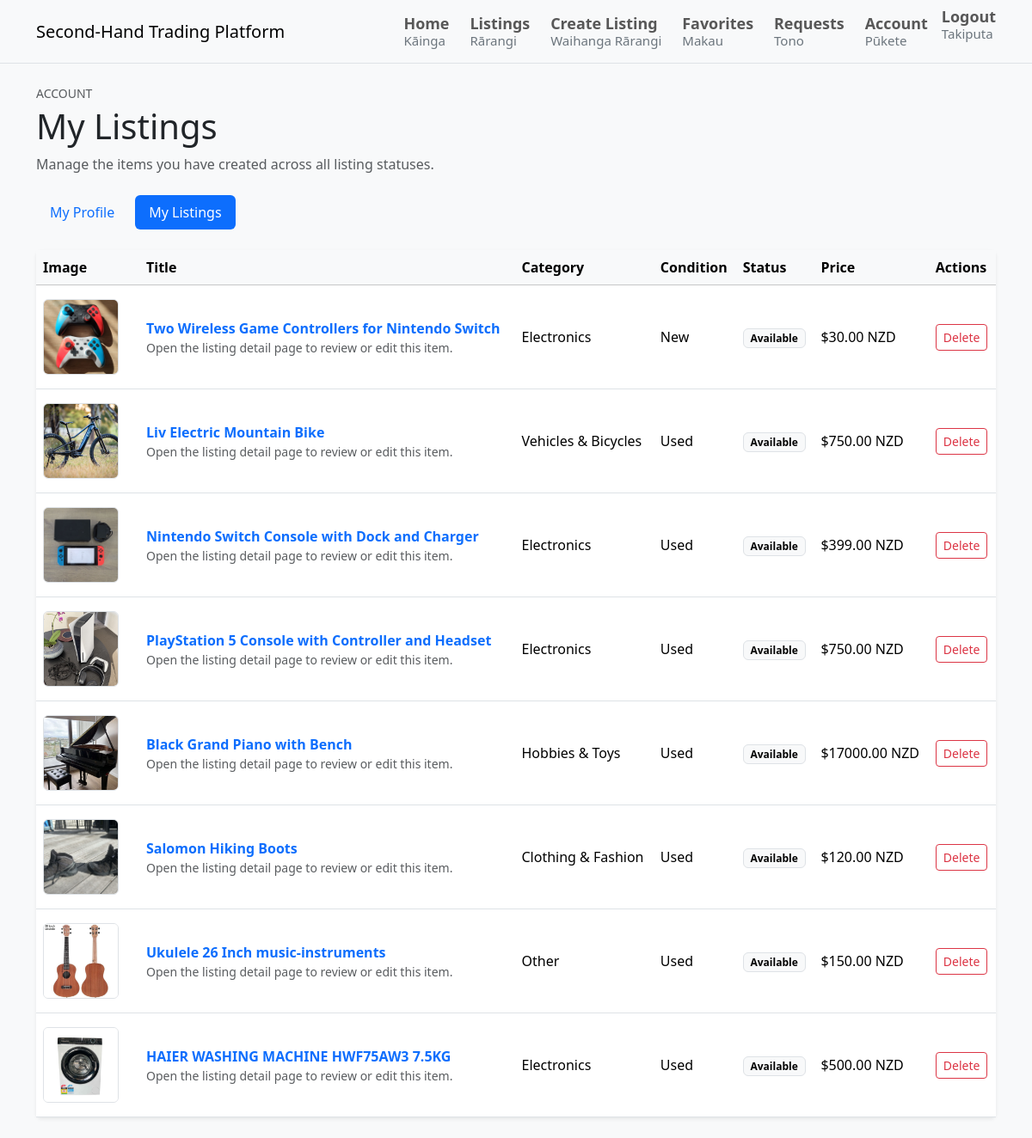
Page /account/listings (signed in) on the committed database.
### tables this page shows
CREATE TABLE listings (
    id INTEGER PRIMARY KEY AUTOINCREMENT,
    seller_id INTEGER NOT NULL,
    category_id INTEGER NOT NULL,
    image_url TEXT NOT NULL,
    title TEXT NOT NULL,
    description TEXT NOT NULL,
    condition TEXT NOT NULL,
    price REAL NOT NULL,
    status TEXT NOT NULL DEFAULT 'available',
    created_at TEXT NOT NULL,
    updated_at TEXT NOT NULL,
    FOREIGN KEY (seller_id) REFERENCES users(id),
    FOREIGN KEY (category_id) REFERENCES categories(id)
);

CREATE TABLE categories (
    id INTEGER PRIMARY KEY AUTOINCREMENT,
    name TEXT NOT NULL
);

### routes/profile_routes.py (the view)
@profile_bp.get("/account/listings")
@marketplace_user_required
def account_listings_page() -> str:
    listings = listing_service.get_user_listings(session["user_id"])
    return render_template(
        "account_listings.html",
        listings=attach_listing_image_sources(listings),
        active_account_section="listings",
    )

### models/db.py (called while the page is built)
def get_db() -> sqlite3.Connection:
    return DatabaseManager().get_connection()

    def __new__(cls):
        if cls._instance is None:
            cls._instance = super().__new__(cls)
        return cls._instance

    def get_connection(self) -> sqlite3.Connection:
        if "db" not in g:
            g.db = sqlite3.connect(current_app.config["DATABASE_PATH"])
            g.db.row_factory = sqlite3.Row
        return g.db

    def close_connection(self) -> None:
        db = g.pop("db", None)
        if db is not None:
            db.close()

### utils/listing_images.py (called while the page is built)
def attach_listing_image_sources(listings: List[Dict[str, Any]]) -> List[Dict[str, Any]]:
    for listing in listings:
        listing["image_src"] = resolve_listing_image_url(listing.get("image_url"))
    return listings

def resolve_listing_image_url(image_url: str) -> str:
    if not image_url:
        return url_for("static", filename="images/listing-placeholder.svg")
    if image_url.startswith(("http://", "https://")):
        return image_url
    normalized_filename = strip_upload_prefix(image_url)
    upload_folder = Path(current_app.config["UPLOAD_FOLDER"])
    if (upload_folder / normalized_filename).is_file():
        return url_for("listings.uploaded_file", filename=normalized_filename)
    legacy_upload_folder = Path(current_app.config["LEGACY_UPLOAD_FOLDER"])
    if (legacy_upload_folder / normalized_filename).is_file():
        return url_for("listings.uploaded_file", filename=normalized_filename)
    return url_for("static", filename="images/listing-placeholder.svg")

def strip_upload_prefix(value: str) -> str:
    prefix = "uploads/"
    if value.startswith(prefix):
        return value[len(prefix):]
    return value

### templates/account_listings.html (shortened to what this page needs)
{% extends "base.html" %}
{% block content %}
<section class="mb-4">
    <p class="text-uppercase small text-muted mb-1">Account</p>
    <h1 class="mb-2">My Listings</h1>
    <p class="text-muted mb-0">
        Manage the items you have created across all listing statuses.
    </p>
</section>
{% include "_account_nav.html" %}
{% if listings %}
    <div class="card border-0 shadow-sm">
        <div class="table-responsive">
            <table class="table align-middle mb-0">
                <thead class="table-light">
                    <tr>
                        <th scope="col">Image</th>
                        <th scope="col">Title</th>
                        <th scope="col">Category</th>
                        <th scope="col">Condition</th>
                        <th scope="col">Status</th>
                        <th scope="col">Price</th>
                        <th scope="col">Actions</th>
                    </tr>
                </thead>
                <tbody>
                    {% for listing in listings %}
                        <tr>
                            <td class="py-3" style="width: 120px;">
                                <a href="{{ url_for('listings.view_listing_detail', listing_id=listing.id) }}">
                                    <img
                                        class="rounded border object-fit-cover"
                                        src="{{ listing.image_src }}"
                                        alt="{{ listing.title }}"
                                        style="width: 88px; height: 88px;"
                                    >
                                </a>
                            </td>
                            <td>
                                <a
                                    class="text-decoration-none fw-semibold"
                                    href="{{ url_for('listings.view_listing_detail', listing_id=listing.id) }}"
                                >
                                    {{ listing.title }}
                                </a>
                                <p class="text-muted small mb-0">
                                    Open the listing detail page to review or edit this item.
                                </p>
                            </td>
                            <td>{{ listing.category_name }}</td>
                            <td>{{ listing.condition_label }}</td>
                            <td>
                                <span class="badge text-bg-light border">
                                    {{ listing.status_label }}
                                </span>
                            </td>
                            <td>${{ listing.price_label }} NZD</td>
                            <td>
                                <form
                                    action="{{ url_for('listings.delete_listing', listing_id=listing.id) }}"
                                    method="post"
                                    onsubmit="return confirm('Delete this listing permanently?');"
                                >
                                    <button class="btn btn-outline-danger btn-sm" type="submit">
                                        Delete
                                    </button>
                                </form>
                            </td>
                        </tr>
                    {% endfor %}
                </tbody>
            </table>
        </div>
    </div>
{% endif %}
{% endblock %}

### templates/base.html (shortened to what this page needs)
<!doctype html>
<html lang="en">
<head>
    <link
        rel="stylesheet"
        href="https://cdn.jsdelivr.net/npm/bootstrap@5.3.3/dist/css/bootstrap.min.css"
    >
    <link rel="stylesheet" href="{{ url_for('static', filename='css/main.css') }}">
</head>
<body>
    <nav class="navbar navbar-expand-lg navbar-light bg-light border-bottom">
        <div class="container">
            <a class="navbar-brand" href="/">Second-Hand Trading Platform</a>
            <div class="navbar-nav gap-2">
                <a class="nav-link nav-link-bilingual" href="/">
                    <span class="nav-link-primary">Home</span>
                    <span class="nav-link-secondary">Kāinga</span>
                </a>
                <a class="nav-link nav-link-bilingual" href="/listings">
                    <span class="nav-link-primary">Listings</span>
                    <span class="nav-link-secondary">Rārangi</span>
                </a>
                {% if session.get("user_id") %}
                    {% if session.get("role") == "admin" %}
                        <a class="nav-link nav-link-bilingual" href="/admin/listings">
                            <span class="nav-link-primary">Management</span>
                            <span class="nav-link-secondary">Whakahaere</span>
                        </a>
                    {% else %}
                        <a class="nav-link nav-link-bilingual" href="/listings/create">
                            <span class="nav-link-primary">Create Listing</span>
                            <span class="nav-link-secondary">Waihanga Rārangi</span>
                        </a>
                        <a class="nav-link nav-link-bilingual" href="/favorites">
                            <span class="nav-link-primary">Favorites</span>
                            <span class="nav-link-secondary">Makau</span>
                        </a>
                        <a class="nav-link nav-link-bilingual" href="/requests/history">
                            <span class="nav-link-primary">Requests</span>
                            <span class="nav-link-secondary">Tono</span>
                        </a>
                        <a class="nav-link nav-link-bilingual" href="/account">
                            <span class="nav-link-primary">Account</span>
                            <span class="nav-link-secondary">Pūkete</span>
                        </a>
                    {% endif %}
                    <form action="{{ url_for('auth.logout') }}" method="post" class="d-inline">
                        <button class="btn btn-link nav-link nav-link-bilingual p-0" type="submit">
                            <span class="nav-link-primary">Logout</span>
                            <span class="nav-link-secondary">Takiputa</span>
                        </button>
                    </form>
                {% endif %}
            </div>
        </div>
    </nav>
    <main class="container py-4">
        {% block content %}{% endblock %}
    </main>
</body>
</html>

### templates/_account_nav.html
<div class="mb-4">
    <nav class="nav nav-pills gap-2">
        <a
            class="nav-link {% if active_account_section == 'profile' %}active{% endif %}"
            href="{{ url_for('profiles.account_page') }}"
        >
            My Profile
        </a>
        <a
            class="nav-link {% if active_account_section == 'listings' %}active{% endif %}"
            href="{{ url_for('profiles.account_listings_page') }}"
        >
            My Listings
        </a>
    </nav>
</div>

### static/css/main.css (style rules this page uses)
body { background-color: #f8f9fa; }
.nav-link-bilingual { display: inline-flex; flex-direction: column; align-items: flex-start; line-height: 1.25; }
.nav-link-primary { font-weight: 600; font-size: 1.12rem; }
.nav-link-secondary { font-size: 0.94rem; color: #6c757d; }

### rows in the picture
listings: shows a picture, title "Two Wireless Game Controllers for Nintendo Switch", category_name "Electronics", condition_label "New", status_label "Available", price_label "30.00"
listings: shows a picture, title "Liv Electric Mountain Bike", category_name "Vehicles & Bicycles", condition_label "Used", status_label "Available", price_label "750.00"
listings: shows a picture, title "Nintendo Switch Console with Dock and Charger", category_name "Electronics", condition_label "Used", status_label "Available", price_label "399.00"
listings: shows a picture, title "PlayStation 5 Console with Controller and Headset", category_name "Electronics", condition_label "Used", status_label "Available", price_label "750.00"
listings: shows a picture, title "Black Grand Piano with Bench", category_name "Hobbies & Toys", condition_label "Used", status_label "Available", price_label "17000.00"
listings: shows a picture, title "Salomon Hiking Boots", category_name "Clothing & Fashion", condition_label "Used", status_label "Available", price_label "120.00"
listings: shows a picture, title "Ukulele 26 Inch music-instruments", category_name "Other", condition_label "Used", status_label "Available", price_label "150.00"
listings: shows a picture, title "HAIER WASHING MACHINE HWF75AW3 7.5KG", category_name "Electronics", condition_label "Used", status_label "Available", price_label "500.00"
